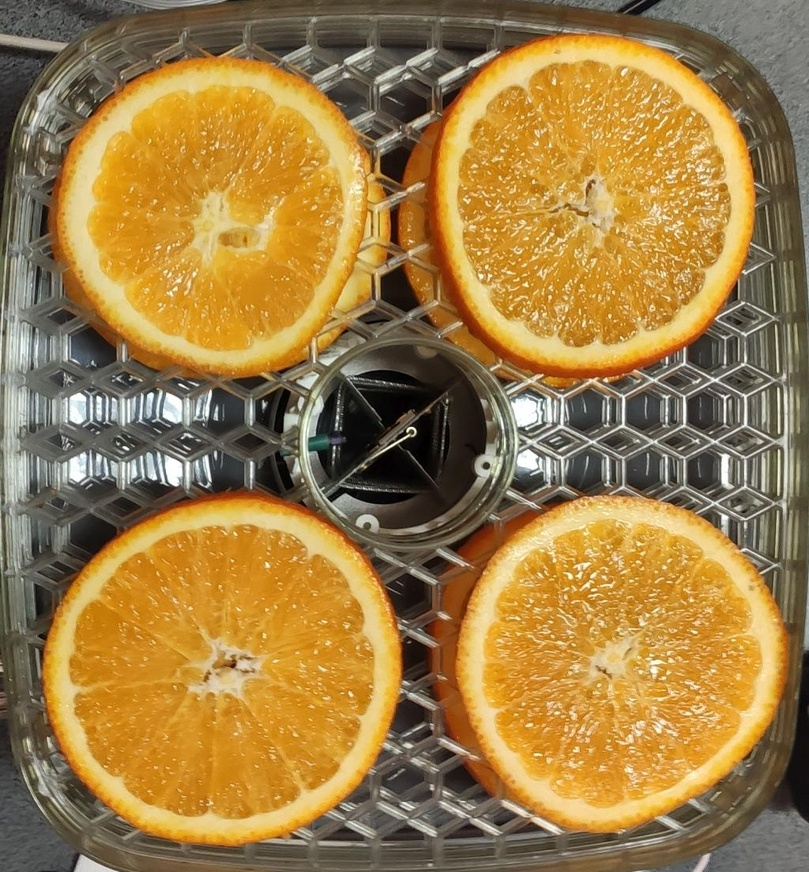
%> input picture data/эксперимент апельсины 2021 03 04/oranges.jpg, 809 x 872 px, shrunk from 1024 x 1103 before the run
$ octave oranges_square_calc.m   (GNU Octave 9; MATLAB toolbox functions it lacks are replaced by stand-ins)
%> lines starting %> are read from the running program, lines starting %| are printed output that depends on the picture; in (x1, y1, x2, y2) boxes, pixels count from 0 and x2, y2 are one past the last pixel; in counts of white or black regions, pixels touching at a corner belong together; the program's own positions count from 1
% скрипт для выделения границ объектов

im_disk = imread('oranges.jpg');
%> im_disk is the input picture: size 872x809x3 uint8; mean R, G, B 158.7, 126, 69.5
figure(1)
imshow(im_disk);

im_disk_gray = rgb2gray(im_disk);
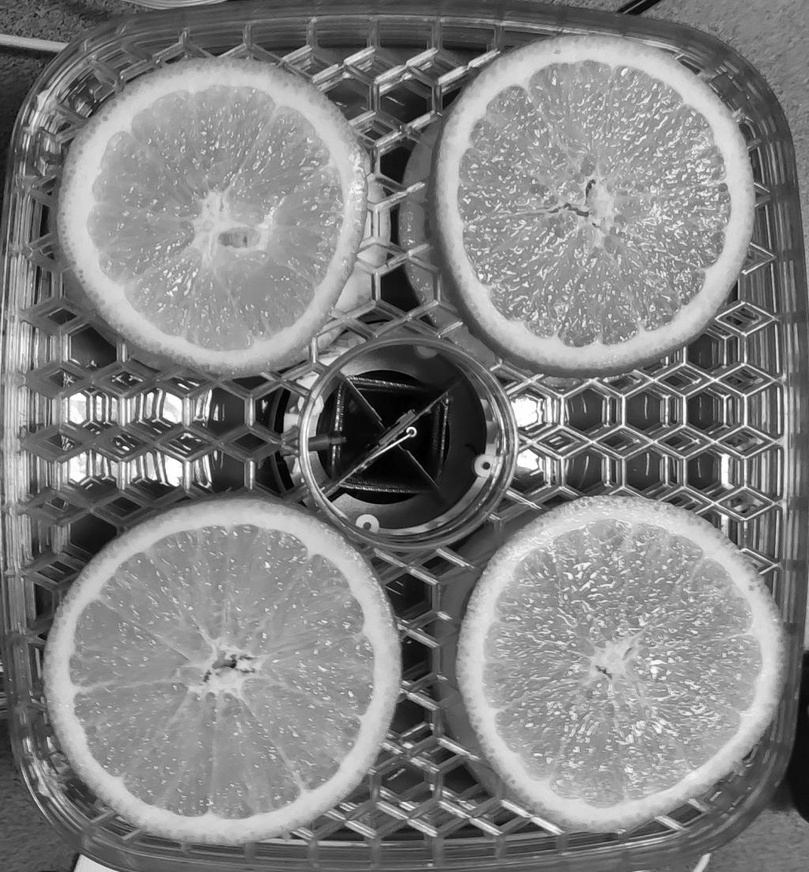
%> im_disk_gray: size 872x809 uint8; min 0, max 255, mean 129.3
figure(2)
imshow(im_disk_gray);
bound = graythresh(im_disk_gray);
%> bound = 0.471

bound = 0.72;
im_disk_bw = im2bw(im_disk_gray, bound);
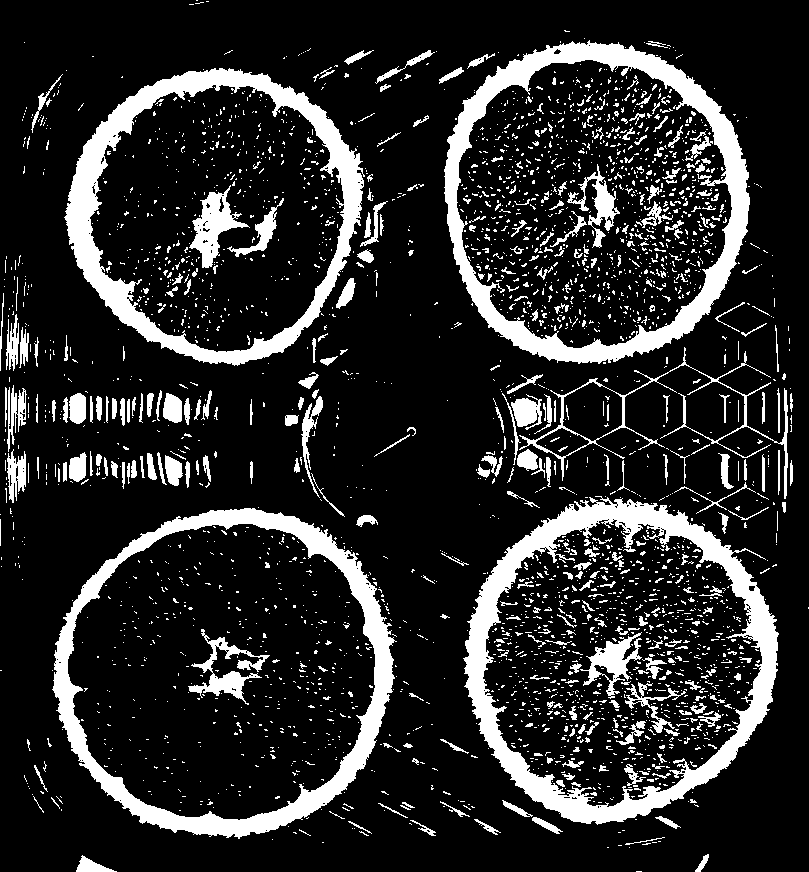
%> im_disk_bw: size 872x809 logical; 16.4% white; 3206 white regions (2834 under 20 px), largest, box (x1, y1, x2, y2) and area: (463, 496, 779, 825) 19498, (444, 40, 750, 364) 17139, (52, 508, 397, 839) 16402
figure(3)
imshow(im_disk_bw);

% [8 lines of commented-out code are left out]

figure(6)
%> (the run ends here)
